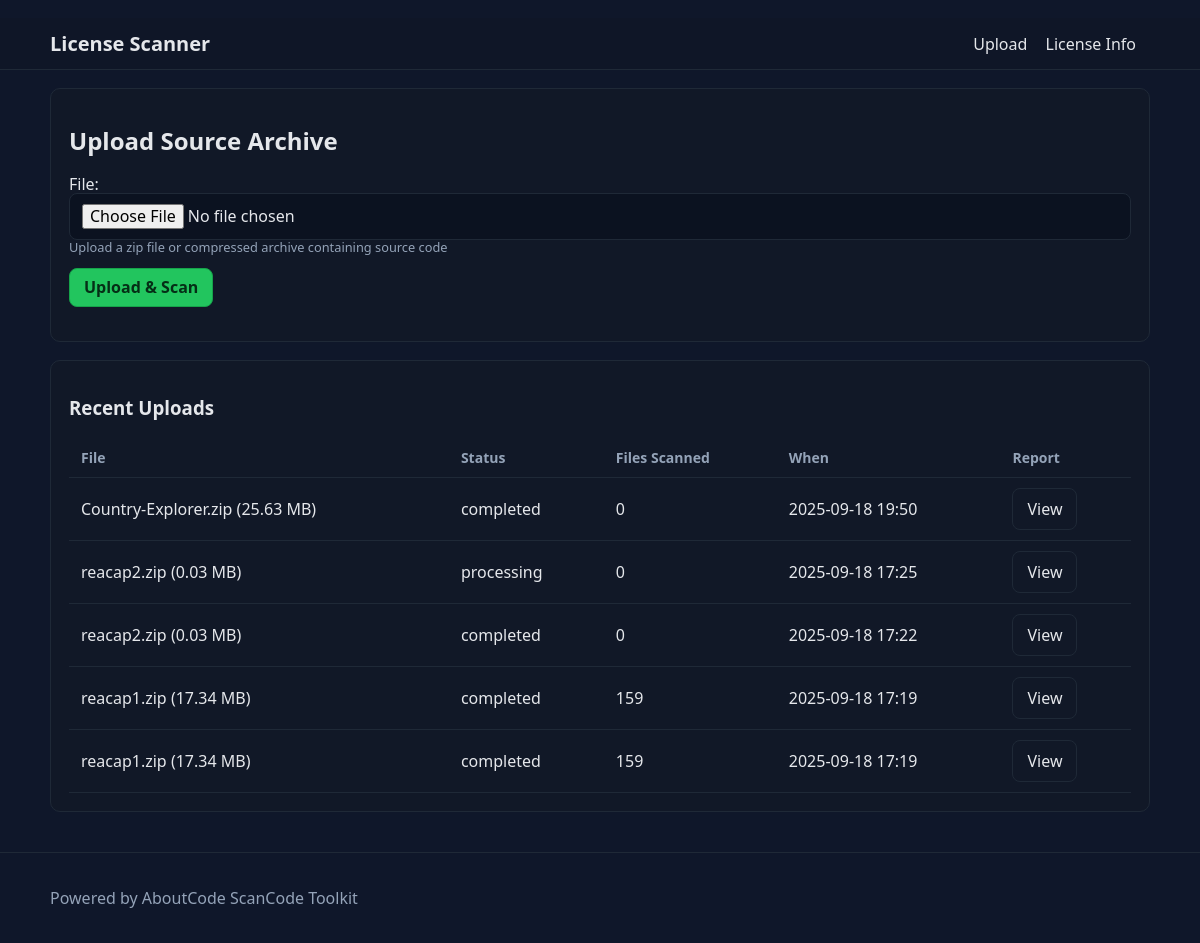
The page / on the database its author committed.
### scanner/models.py (models this page shows, shortened)
class Upload(models.Model):
    id = models.UUIDField(primary_key=True, default=uuid.uuid4, editable=False)
    file = models.FileField(
        upload_to='uploads/',
        validators=[FileExtensionValidator(allowed_extensions=['zip', 'tar', 'gz'])],
        help_text="Upload a zip file or compressed archive containing source code"
    )
    original_filename = models.CharField(max_length=255, help_text="Original name of the uploaded file")
    file_size = models.BigIntegerField(help_text="Size of the uploaded file in bytes")
    upload_date = models.DateTimeField(auto_now_add=True, help_text="When the file was uploaded")
    STATUS_CHOICES = [
        ('pending', 'Pending'),
        ('processing', 'Processing'),
        ('completed', 'Completed'),
        ('failed', 'Failed'),
    ]
    status = models.CharField(max_length=20, choices=STATUS_CHOICES, default='pending')
    error_message = models.TextField(blank=True, null=True, help_text="Error message if processing failed")
    total_files_scanned = models.IntegerField(default=0, help_text="Total number of files scanned")
    processing_time = models.FloatField(null=True, blank=True, help_text="Time taken to process in seconds")
    class Meta:
        ordering = ['-upload_date']
        verbose_name = "Upload"
        verbose_name_plural = "Uploads"
    @property
    def file_size_mb(self):
        return round(self.file_size / (1024 * 1024), 2)

### scanner/views.py (the view)
# urls.py: path('', views.home, name='home'),
def home(request):
    if request.method == 'POST':
        form = FileUploadForm(request.POST, request.FILES)
        if form.is_valid():
            try:
                upload = form.save()
                start_license_scanning(upload.id)
                messages.success(
                    request,
                    f"File '{upload.original_filename}' uploaded successfully! "
                    f"Scanning started. You will be redirected to the report page."
                )
                return redirect('report', upload_id=upload.id)
            except Exception as e:
                messages.error(request, f"Error uploading file: {str(e)}")
                form = FileUploadForm()
        else:
            messages.error(request, "Please correct the errors below.")
    else:
        form = FileUploadForm()
    recent_uploads = Upload.objects.all()[:5]
    context = {
        'form': form,
        'recent_uploads': recent_uploads,
    }
    return render(request, 'scanner/upload.html', context)

### scanner/forms.py (shortened to what this page needs)
class FileUploadForm(forms.ModelForm):
    class Meta:
        model = Upload
        fields = ['file']
        widgets = {
            'file': forms.FileInput(attrs={
                'class': 'form-control',
                'accept': '.zip,.tar,.gz,.tar.gz',
                'id': 'file-input'
            })
        }
    def __init__(self, *args, **kwargs):
        super().__init__(*args, **kwargs)
        self.fields['file'].required = True
        self.fields['file'].help_text = "Upload a zip file or compressed archive containing source code"

### templates/scanner/upload.html (shortened to what this page needs)
{% extends 'scanner/base.html' %}
{% load static %}
{% block content %}
  <section class="card">
    <h2>Upload Source Archive</h2>
    <form method="post" enctype="multipart/form-data" class="upload-form">
      <div class="form-row">
        {{ form.file.label_tag }}
        {{ form.file }}
        <small class="help">{{ form.file.help_text }}</small>
      </div>
      <button type="submit" class="btn primary">Upload & Scan</button>
    </form>
  </section>
  {% if recent_uploads %}
  <section class="card">
    <h3>Recent Uploads</h3>
    <table class="table">
      <thead>
        <tr>
          <th>File</th>
          <th>Status</th>
          <th>Files Scanned</th>
          <th>When</th>
          <th>Report</th>
        </tr>
      </thead>
      <tbody>
        {% for u in recent_uploads %}
          <tr>
            <td>{{ u.original_filename }} ({{ u.file_size_mb }} MB)</td>
            <td>{{ u.status }}</td>
            <td>{{ u.total_files_scanned }}</td>
            <td>{{ u.upload_date|date:'Y-m-d H:i' }}</td>
            <td><a class="btn" href="{% url 'scanner:report' u.id %}">View</a></td>
          </tr>
        {% endfor %}
      </tbody>
    </table>
  </section>
  {% endif %}
{% endblock %}

### templates/scanner/base.html (shortened to what this page needs)
﻿<!DOCTYPE html>
<html lang="en">
<head>
  {% load static %}
  <link rel="stylesheet" href="https://cdnjs.cloudflare.com/ajax/libs/normalize/8.0.1/normalize.min.css" />
  <link rel="stylesheet" href="{% static 'scanner/css/styles.css' %}" />
</head>
<body>
  <header class="site-header">
    <div class="container">
      <h1 class="brand"><a href="/">License Scanner</a></h1>
      <nav>
        <a href="/">Upload</a>
        <a href="/license-info/">License Info</a>
      </nav>
    </div>
  </header>
  <main class="container">
    {% block content %}{% endblock %}
  </main>
  <footer class="site-footer">
    <div class="container">
      <p>Powered by AboutCode ScanCode Toolkit</p>
    </div>
  </footer>
</body>
</html>

### static/scanner/css/styles.css (style rules this page uses)
* { box-sizing: border-box; }
body { margin:0; font-family: ui-sans-serif, system-ui, -apple-system, Segoe UI, Roboto, Helvetica, Arial, "Apple Color Emoji", "Segoe UI Emoji"; background:var(--bg); color:var(--text); }
.container { width: min(1100px, 92%); margin: 0 auto; }
.site-header { border-bottom:1px solid var(--border); background:rgba(17,24,39,.7); backdrop-filter: blur(6px); }
.site-header .brand { margin:0; font-size: 20px; }
.site-header a { color: var(--text); text-decoration:none; margin-right:14px; }
.site-header .container { display:flex; align-items:center; justify-content:space-between; padding:14px 0; }
.site-footer { border-top:1px solid var(--border); margin-top:40px; padding:20px 0; color:var(--muted); }
.card { background: var(--panel); border:1px solid var(--border); border-radius:10px; padding:18px; margin:18px 0; }
.table { width:100%; border-collapse: collapse; }
.table th, .table td { text-align:left; padding:10px 12px; border-bottom:1px solid var(--border); }
.table thead th { color: var(--muted); font-weight:600; font-size:14px; }
.upload-form .form-row { margin-bottom:14px; display:flex; flex-direction:column; }
.form-control, .form-select, input[type="file"], input[type="text"], input[type="number"] { padding:10px 12px; border-radius:8px; border:1px solid var(--border); background:#0b1220; color:var(--text); }
.help { color: var(--muted); }
.btn { display:inline-block; padding:9px 14px; border-radius:8px; border:1px solid var(--border); color:var(--text); text-decoration:none; }
.btn.primary { background: var(--primary); color:#052e16; border-color:#16a34a; font-weight:600; }

### rows shown on the page
Upload: original_filename "Country-Explorer.zip", file_size_mb "25.63", status "completed", total_files_scanned "0", upload_date "2025-09-18 19:50"
Upload: original_filename "reacap2.zip", file_size_mb "0.03", status "processing", total_files_scanned "0", upload_date "2025-09-18 17:25"
Upload: original_filename "reacap2.zip", file_size_mb "0.03", status "completed", total_files_scanned "0", upload_date "2025-09-18 17:22"
Upload: original_filename "reacap1.zip", file_size_mb "17.34", status "completed", total_files_scanned "159", upload_date "2025-09-18 17:19"
Upload: original_filename "reacap1.zip", file_size_mb "17.34", status "completed", total_files_scanned "159", upload_date "2025-09-18 17:19"
